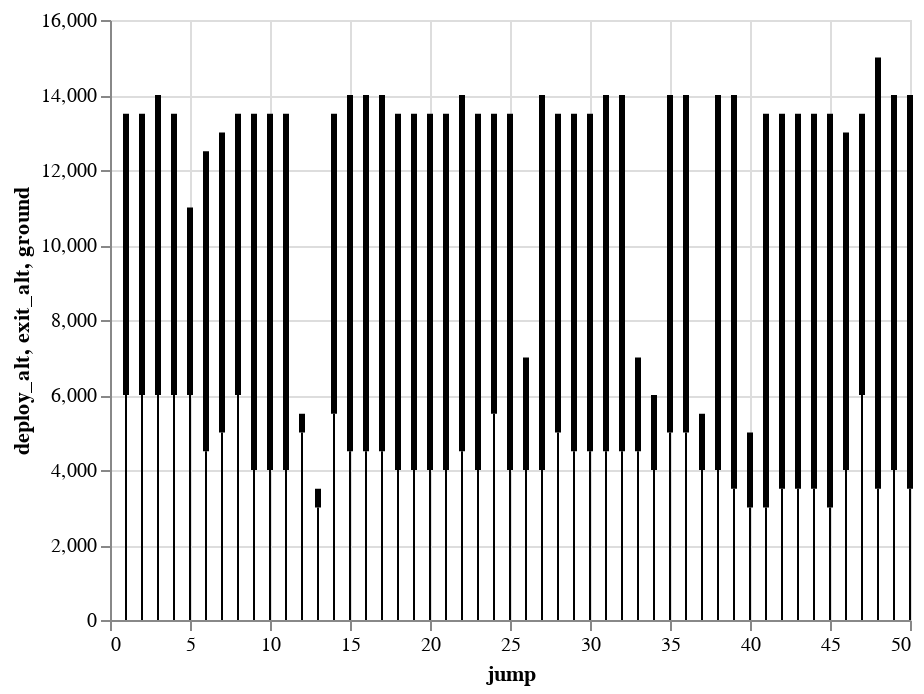

The notebook cell saved with this chart:
### Code cell
top = alt.Chart(eli50).mark_rule(size=3).encode(
    x='jump',
    y='deploy_alt',
    y2='exit_alt'
)

bottom = alt.Chart(eli50).mark_rule(size=1).encode(
    x='jump',
    y='deploy_alt',
    y2='ground'
)

top + bottom

### Figure 1 — Vega-Lite specification as saved in the notebook (floating-point values rounded to 4 significant figures)
{"config": {"view": {"continuousWidth": 400, "continuousHeight": 300}}, "layer": [{"mark": {"type": "rule", "size": 3}, "encoding": {"x": {"type": "quantitative", "field": "jump"}, "y": {"type": "quantitative", "field": "deploy_alt"}, "y2": {"field": "exit_alt"}}}, {"mark": {"type": "rule", "size": 1}, "encoding": {"x": {"type": "quantitative", "field": "jump"}, "y": {"type": "quantitative", "field": "deploy_alt"}, "y2": {"field": "ground"}}}], "data": {"name": "data-9b1c7acbb849adc132b64697ba9cab7e"}, "$schema": "https://vega.github.io/schema/vega-lite/v4.0.2.json", "datasets": {"data-9b1c7acbb849adc132b64697ba9cab7e": [{"jump": 1, "exit_alt": 13500, "deploy_alt": 6000, "freefall": 7500, "cut": 0, "jump_in_cut": 1, "ground": 0}, {"jump": 2, "exit_alt": 13500, "deploy_alt": 6000, "freefall": 7500, "cut": 0, "jump_in_cut": 2, "ground": 0}, {"jump": 3, "exit_alt": 14000, "deploy_alt": 6000, "freefall": 8000, "cut": 0, "jump_in_cut": 3, "ground": 0}, {"jump": 4, "exit_alt": 13500, "deploy_alt": 6000, "freefall": 7500, "cut": 0, "jump_in_cut": 4, "ground": 0}, {"jump": 5, "exit_alt": 11000, "deploy_alt": 6000, "freefall": 5000, "cut": 0, "jump_in_cut": 5, "ground": 0}, {"jump": 6, "exit_alt": 12500, "deploy_alt": 4500, "freefall": 8000, "cut": 0, "jump_in_cut": 6, "ground": 0}, {"jump": 7, "exit_alt": 13000, "deploy_alt": 5000, "freefall": 8000, "cut": 0, "jump_in_cut": 7, "ground": 0}, {"jump": 8, "exit_alt": 13500, "deploy_alt": 6000, "freefall": 7500, "cut": 0, "jump_in_cut": 8, "ground": 0}, {"jump": 9, "exit_alt": 13500, "deploy_alt": 4000, "freefall": 9500, "cut": 0, "jump_in_cut": 9, "ground": 0}, {"jump": 10, "exit_alt": 13500, "deploy_alt": 4000, "freefall": 9500, "cut": 0, "jump_in_cut": 10, "ground": 0}, {"jump": 11, "exit_alt": 13500, "deploy_alt": 4000, "freefall": 9500, "cut": 0, "jump_in_cut": 11, "ground": 0}, {"jump": 12, "exit_alt": 5500, "deploy_alt": 5000, "freefall": 500, "cut": 0, "jump_in_cut": 12, "ground": 0}, {"jump": 13, "exit_alt": 3500, "deploy_alt": 3000, "freefall": 500, "cut": 0, "jump_in_cut": 13, "ground": 0}, {"jump": 14, "exit_alt": 13500, "deploy_alt": 5500, "freefall": 8000, "cut": 0, "jump_in_cut": 14, "ground": 0}, {"jump": 15, "exit_alt": 14000, "deploy_alt": 4500, "freefall": 9500, "cut": 0, "jump_in_cut": 15, "ground": 0}, {"jump": 16, "exit_alt": 14000, "deploy_alt": 4500, "freefall": 9500, "cut": 0, "jump_in_cut": 16, "ground": 0}, {"jump": 17, "exit_alt": 14000, "deploy_alt": 4500, "freefall": 9500, "cut": 0, "jump_in_cut": 17, "ground": 0}, {"jump": 18, "exit_alt": 13500, "deploy_alt": 4000, "freefall": 9500, "cut": 0, "jump_in_cut": 18, "ground": 0}, {"jump": 19, "exit_alt": 13500, "deploy_alt": 4000, "freefall": 9500, "cut": 0, "jump_in_cut": 19, "ground": 0}, {"jump": 20, "exit_alt": 13500, "deploy_alt": 4000, "freefall": 9500, "cut": 0, "jump_in_cut": 20, "ground": 0}, {"jump": 21, "exit_alt": 13500, "deploy_alt": 4000, "freefall": 9500, "cut": 0, "jump_in_cut": 21, "ground": 0}, {"jump": 22, "exit_alt": 14000, "deploy_alt": 4500, "freefall": 9500, "cut": 0, "jump_in_cut": 22, "ground": 0}, {"jump": 23, "exit_alt": 13500, "deploy_alt": 4000, "freefall": 9500, "cut": 0, "jump_in_cut": 23, "ground": 0}, {"jump": 24, "exit_alt": 13500, "deploy_alt": 5500, "freefall": 8000, "cut": 0, "jump_in_cut": 24, "ground": 0}, {"jump": 25, "exit_alt": 13500, "deploy_alt": 4000, "freefall": 9500, "cut": 0, "jump_in_cut": 25, "ground": 0}, {"jump": 26, "exit_alt": 7000, "deploy_alt": 4000, "freefall": 3000, "cut": 0, "jump_in_cut": 26, "ground": 0}, {"jump": 27, "exit_alt": 14000, "deploy_alt": 4000, "freefall": 10000, "cut": 0, "jump_in_cut": 27, "ground": 0}, {"jump": 28, "exit_alt": 13500, "deploy_alt": 5000, "freefall": 8500, "cut": 0, "jump_in_cut": 28, "ground": 0}, {"jump": 29, "exit_alt": 13500, "deploy_alt": 4500, "freefall": 9000, "cut": 0, "jump_in_cut": 29, "ground": 0}, {"jump": 30, "exit_alt": 13500, "deploy_alt": 4500, "freefall": 9000, "cut": 0, "jump_in_cut": 30, "ground": 0}, {"jump": 31, "exit_alt": 14000, "deploy_alt": 4500, "freefall": 9500, "cut": 0, "jump_in_cut": 31, "ground": 0}, {"jump": 32, "exit_alt": 14000, "deploy_alt": 4500, "freefall": 9500, "cut": 0, "jump_in_cut": 32, "ground": 0}, {"jump": 33, "exit_alt": 7000, "deploy_alt": 4500, "freefall": 2500, "cut": 0, "jump_in_cut": 33, "ground": 0}, {"jump": 34, "exit_alt": 6000, "deploy_alt": 4000, "freefall": 2000, "cut": 0, "jump_in_cut": 34, "ground": 0}, {"jump": 35, "exit_alt": 14000, "deploy_alt": 5000, "freefall": 9000, "cut": 0, "jump_in_cut": 35, "ground": 0}, {"jump": 36, "exit_alt": 14000, "deploy_alt": 5000, "freefall": 9000, "cut": 0, "jump_in_cut": 36, "ground": 0}, {"jump": 37, "exit_alt": 5500, "deploy_alt": 4000, "freefall": 1500, "cut": 0, "jump_in_cut": 37, "ground": 0}, {"jump": 38, "exit_alt": 14000, "deploy_alt": 4000, "freefall": 10000, "cut": 0, "jump_in_cut": 38, "ground": 0}, {"jump": 39, "exit_alt": 14000, "deploy_alt": 3500, "freefall": 10500, "cut": 0, "jump_in_cut": 39, "ground": 0}, {"jump": 40, "exit_alt": 5000, "deploy_alt": 3000, "freefall": 2000, "cut": 0, "jump_in_cut": 40, "ground": 0}, {"jump": 41, "exit_alt": 13500, "deploy_alt": 3000, "freefall": 10500, "cut": 0, "jump_in_cut": 41, "ground": 0}, {"jump": 42, "exit_alt": 13500, "deploy_alt": 3500, "freefall": 10000, "cut": 0, "jump_in_cut": 42, "ground": 0}, {"jump": 43, "exit_alt": 13500, "deploy_alt": 3500, "freefall": 10000, "cut": 0, "jump_in_cut": 43, "ground": 0}, {"jump": 44, "exit_alt": 13500, "deploy_alt": 3500, "freefall": 10000, "cut": 0, "jump_in_cut": 44, "ground": 0}, {"jump": 45, "exit_alt": 13500, "deploy_alt": 3000, "freefall": 10500, "cut": 0, "jump_in_cut": 45, "ground": 0}, {"jump": 46, "exit_alt": 13000, "deploy_alt": 4000, "freefall": 9000, "cut": 0, "jump_in_cut": 46, "ground": 0}, {"jump": 47, "exit_alt": 13500, "deploy_alt": 6000, "freefall": 7500, "cut": 0, "jump_in_cut": 47, "ground": 0}, {"jump": 48, "exit_alt": 15000, "deploy_alt": 3500, "freefall": 11500, "cut": 0, "jump_in_cut": 48, "ground": 0}, {"jump": 49, "exit_alt": 14000, "deploy_alt": 4000, "freefall": 10000, "cut": 0, "jump_in_cut": 49, "ground": 0}, {"jump": 50, "exit_alt": 14000, "deploy_alt": 3500, "freefall": 10500, "cut": 1, "jump_in_cut": 0, "ground": 0}]}}
